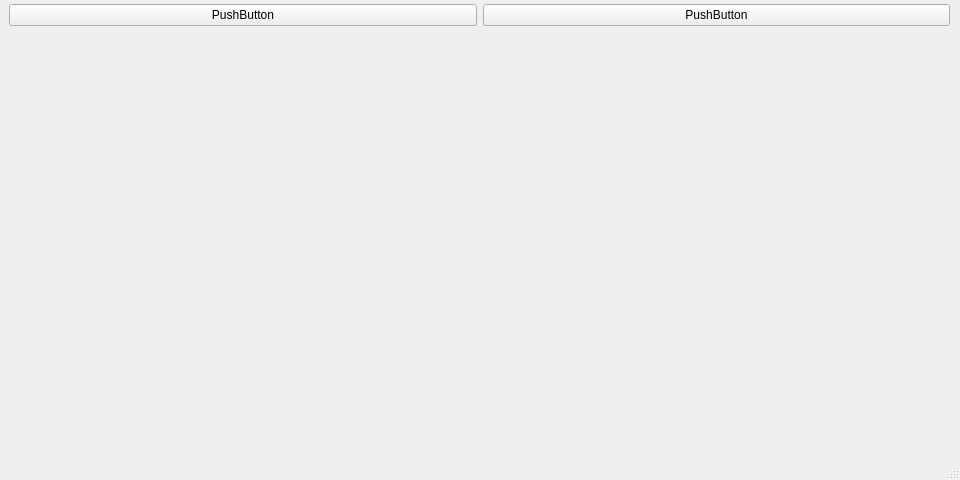
<?xml version="1.0" encoding="UTF-8"?>
<ui version="4.0">
 <class>MainWindow</class>
 <widget class="QMainWindow" name="MainWindow">
  <property name="geometry">
   <rect>
    <x>0</x>
    <y>0</y>
    <width>960</width>
    <height>480</height>
   </rect>
  </property>
  <property name="windowTitle">
   <string>MainWindow</string>
  </property>
  <widget class="QWidget" name="centralwidget">
   <widget class="QLabel" name="picture">
    <property name="geometry">
     <rect>
      <x>40</x>
      <y>40</y>
      <width>920</width>
      <height>440</height>
     </rect>
    </property>
    <property name="text">
     <string/>
    </property>
   </widget>
   <widget class="QWidget" name="horizontalLayoutWidget">
    <property name="geometry">
     <rect>
      <x>9</x>
      <y>0</y>
      <width>941</width>
      <height>31</height>
     </rect>
    </property>
    <layout class="QHBoxLayout" name="horizontalLayout">
     <item>
      <widget class="QPushButton" name="pushButton_2">
       <property name="text">
        <string>PushButton</string>
       </property>
      </widget>
     </item>
     <item>
      <widget class="QPushButton" name="pushButton">
       <property name="text">
        <string>PushButton</string>
       </property>
      </widget>
     </item>
    </layout>
   </widget>
  </widget>
  <widget class="QStatusBar" name="statusbar"/>
 </widget>
 <resources/>
 <connections/>
</ui>
